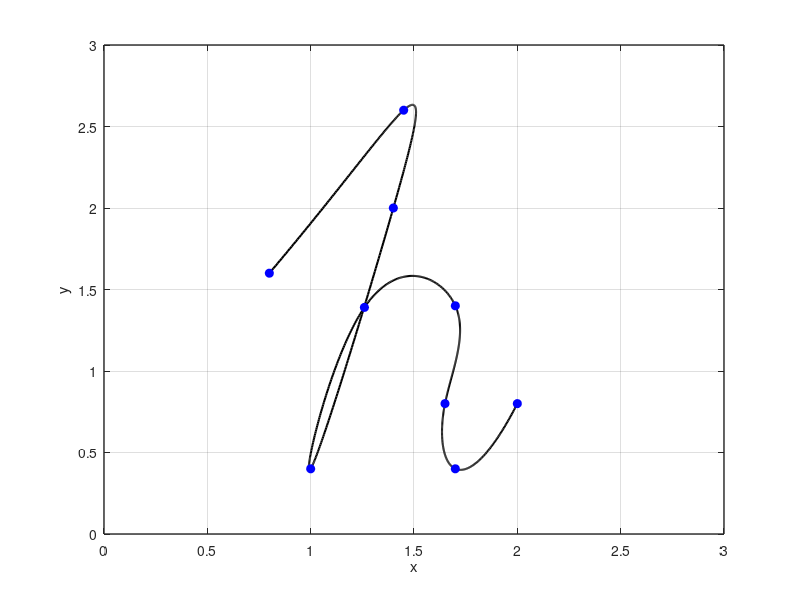

Recreate this plot in MATLAB.
x = [0.8 1.45 1.4 1 1.26 1.7 1.65 1.7 2];
y = [1.6 2.6 2 0.4 1.39 1.4 0.8 0.4 0.8];

n = length(x);
t = 0:n-1;
tt = 0:0.01:n-1;

xx = spline(t, x, tt);
yy = spline(t, y, tt);

figure(1)
plot(xx, yy, 'k', 'LineWidth', 1.5)
hold on
plot(x, y , 'bo', 'MarkerFaceColor', 'b')
axis([0 3 0 3])
grid on
xlabel('x')
ylabel('y')
set(gca, 'FontSize', 10, 'LineWidth', 1)
grid on